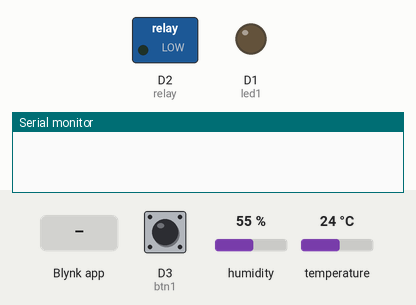
Simulated run of this sketch. Board: ESP8266 (NodeMCU). Shown: switched loads named in the sketch (green lamp = pin HIGH), output pins drawn as LEDs (lit = HIGH), the last lines printed to the serial monitor. The test bench sets the inputs (shaded band); at power-on: temperature 24 °C, D3 (btn1) HIGH, humidity 55 %. WiFi joins after 1.5 s; servers stay silent unless stated.

Above: at 3.0 s.
3.1 s: Blynk app writes 1 to V0
At 4.3 s:
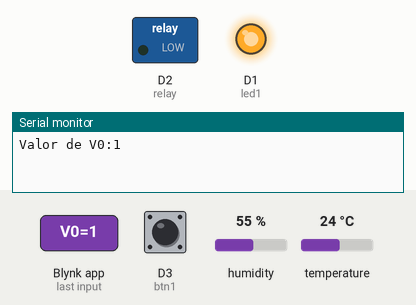
4.6 s: temperature set to 26.6 °C
7.0 s: temperature set to 27.7 °C
At 8.3 s:
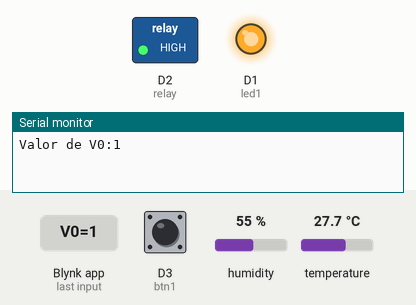
9.3 s: Blynk app writes 0 to V0
At 10.2 s:
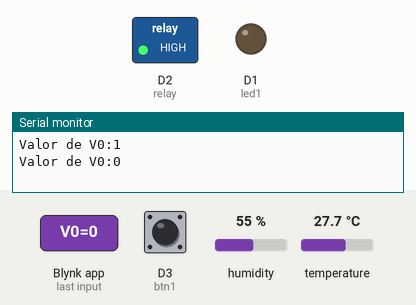
10.8 s: Blynk app writes 200 to V0
At 11.3 s:
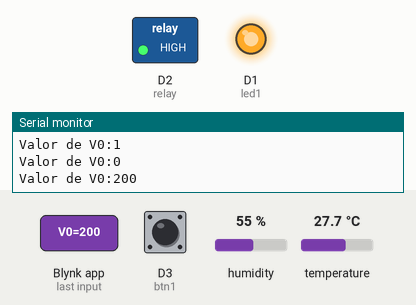
12.3 s: temperature set to 12 °C
At 14.1 s:
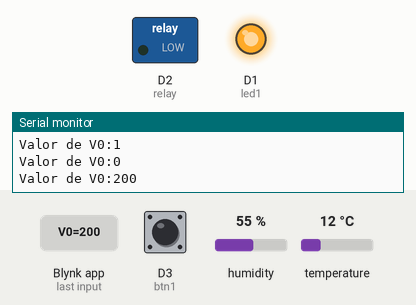
Timing chart, 0 to 15.6 s (numbered marks = the images above; inputs shaded):
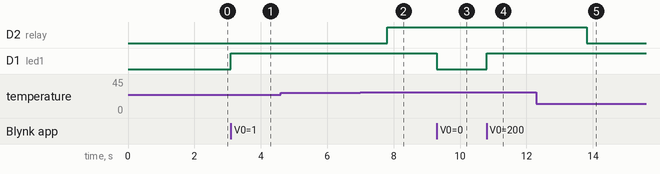

Measured:
- the behaviour switches between 27 and 27.1 °C on temperature (found by bisection; images 1 and 2)
- after the input at 3.1 s, D1 (led1): LOW → HIGH at once
- after the input at 4.6 s, every drawn part: stays the same
- after the input at 7.0 s, D2 (relay): LOW → HIGH after 0.81 s
- after the input at 9.3 s, D1 (led1): HIGH → LOW at once
- after the input at 10.8 s, D1 (led1): LOW → HIGH at once
- after the input at 12.3 s, D2 (relay): HIGH → LOW after 1.5 s

The sketch:

prueba_con_aplicacion_2.ino
```cpp
#define BLYNK_PRINT Serial

//Librerias utilizadas
#include <DHTesp.h>
#include <ESP8266WiFi.h>
#include <BlynkSimpleEsp8266.h>

//Variables
bool ext_intFlag = 0;
bool pinChanged = 0; //Indica el cambio de estado
float t,h;

//def
#define dhtPin D0 // Pin DHT22
#define led1 D1 //Pin LED
#define relay D2 //Pin Relay
#define btn1 D3 //Pin Pulsador

//Init
DHTesp dht;
BlynkTimer timer;
WidgetLED wled(V1);

//WiFi & Token
char ssid[] = "Tu SSID";
char pass[] = "Tu contraseña";
char auth[] = "Tu token de Blynk";

BLYNK_WRITE(V0)
{
  int v0Data = param.asInt();
  /* Otros tipos de parametro:
   *  asString
   *  asDouble
   */
   Serial.print("Valor de V0:");
   Serial.println(v0Data);
   digitalWrite(led1,v0Data);
}

void sendSensors()
{
  t = dht.getTemperature();
  h = dht.getHumidity();

  Blynk.virtualWrite(V5,t);
  Blynk.virtualWrite(V6, h);
}

void checkPin()
{
  ext_intFlag = !ext_intFlag;
  pinChanged = 1;

}

void ICACHE_RAM_ATTR checkPin();

void setup()
{
  Serial.begin(9600);

  Blynk.begin(auth, ssid, pass);

  timer.setInterval(2000L, sendSensors);

  pinMode(relay, OUTPUT);
  digitalWrite(relay,LOW);
  pinMode(btn1, INPUT_PULLUP);
  pinMode(led1, OUTPUT);
  digitalWrite(led1,LOW);
  dht.setup(dhtPin,DHTesp::DHT22);

  attachInterrupt(digitalPinToInterrupt(btn1),checkPin,RISING);
}

void loop()
{
  Blynk.run();
  timer.run();
  if(pinChanged)
  {
    if(ext_intFlag)
    {
      wled.on();
    }
    else
    {
      wled.off();
    }
    pinChanged = 0; //Volvemos el valor a 0 para evitar que se ejecute el if por error
  }
  if (t > 27.00)
  {
    digitalWrite(relay,HIGH);
  }
  else
  {
    digitalWrite(relay,LOW);
  }
}
```
